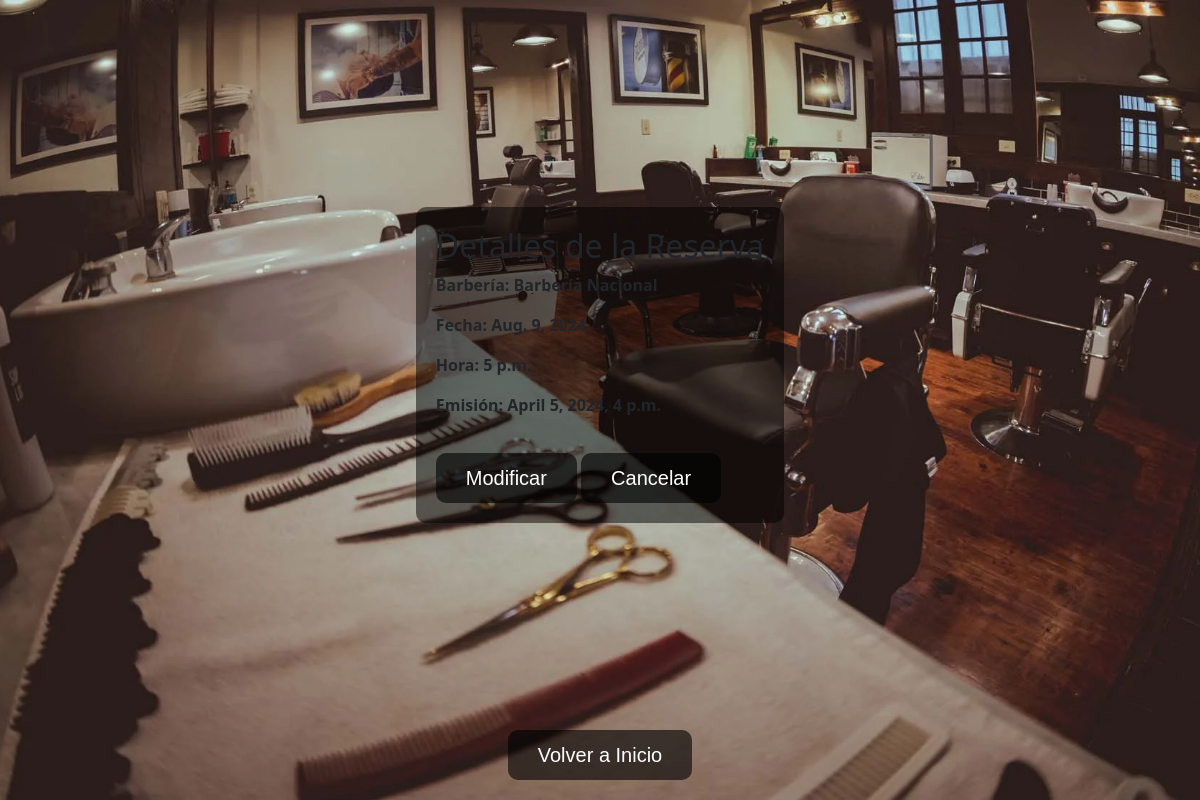
The app's page /appointment/11/ (signed in) with its own data.
### crm/models.py (models this page shows, shortened)
class Appointment(models.Model):
    barber_shop = models.ForeignKey(BarberShop, on_delete=models.CASCADE, default='1')
    customer = models.ForeignKey(User, on_delete=models.CASCADE)
    date = models.DateField()
    time = models.TimeField()
    issued_date = models.DateTimeField(default=timezone.now)
    is_expired = models.BooleanField(default=False)

class BarberShop(models.Model):
    name = models.CharField(max_length=100)
    def __str__(self):
        return self.name

### crm/views.py (the view)
# urls.py: path('appointment/<int:appointment_id>/', appointment_detail, name='appointment_detail'),
@login_required
def appointment_detail(request, appointment_id):
    appointment = get_object_or_404(Appointment, id=appointment_id)
    in_history = False
    if appointment.date < datetime.date.today():
        in_history = True
    return render(request, 'appointment_detail.html', {'appointment': appointment})

### crm/templates/appointment_detail.html
{% extends 'base.html' %}
{% block content %}
  <h2>Detalles de la Reserva</h2>
  <p><strong>Barbería: {{ appointment.barber_shop }}</p>
  <p><strong>Fecha: {{ appointment.date }}</p>
  <p><strong>Hora: {{ appointment.time }}</p>
  <p><strong>Emisión: {{ appointment.issued_date }}</p>
  <button onclick="window.location.href='{% url 'modify_appointment' appointment.id %}'">Modificar</button>
  <button onclick="window.location.href='{% url 'cancel_appointment' appointment.id %}'">Cancelar</button>
{% endblock %}

### crm/templates/base.html (style rules this page uses)
body { background-image: url('../../static/crm/images/Barberia.webp'); background-size: cover; background-position: center; height: 100vh; display: flex; flex-direction: column; align-items: center; justify-content: center; padding: 20px; margin: 0; }
button { margin-top: 20px; background-color: rgba(0, 0, 0, 0.6); color: #fff; border: none; border-radius: 10px; padding: 10px 30px; font-size: 20px; font-family: Arial, sans-serif; cursor: pointer; transition: background-color 0.3s; }

### records on screen
Appointment: barber_shop "Barbería Nacional", date "Aug. 9, 2024", time "5 p.m.", issued_date "April 5, 2024, 4 p.m."
